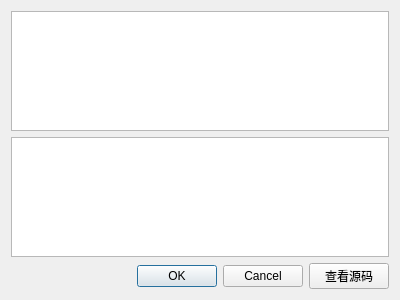
<?xml version="1.0" encoding="UTF-8"?>
<ui version="4.0">
 <class>HtmlView</class>
 <widget class="QDialog" name="HtmlView">
  <property name="geometry">
   <rect>
    <x>0</x>
    <y>0</y>
    <width>400</width>
    <height>300</height>
   </rect>
  </property>
  <property name="windowTitle">
   <string>HTML 查看器</string>
  </property>
  <layout class="QGridLayout" name="gridLayout">
   <item row="2" column="0">
    <widget class="QDialogButtonBox" name="buttonBox">
     <property name="orientation">
      <enum>Qt::Horizontal</enum>
     </property>
     <property name="standardButtons">
      <set>QDialogButtonBox::Cancel|QDialogButtonBox::Ok</set>
     </property>
    </widget>
   </item>
   <item row="2" column="1">
    <widget class="QPushButton" name="pushButton">
     <property name="text">
      <string>查看源码</string>
     </property>
    </widget>
   </item>
   <item row="0" column="0" colspan="2">
    <widget class="QTextBrowser" name="textBrowser">
     <property name="acceptDrops">
      <bool>false</bool>
     </property>
     <property name="styleSheet">
      <string notr="true"/>
     </property>
     <property name="acceptRichText">
      <bool>false</bool>
     </property>
    </widget>
   </item>
   <item row="1" column="0" colspan="2">
    <widget class="QTextEdit" name="textEdit">
     <property name="acceptDrops">
      <bool>false</bool>
     </property>
     <property name="readOnly">
      <bool>true</bool>
     </property>
    </widget>
   </item>
  </layout>
 </widget>
 <resources/>
 <connections>
  <connection>
   <sender>buttonBox</sender>
   <signal>accepted()</signal>
   <receiver>HtmlView</receiver>
   <slot>accept()</slot>
   <hints>
    <hint type="sourcelabel">
     <x>248</x>
     <y>254</y>
    </hint>
    <hint type="destinationlabel">
     <x>157</x>
     <y>274</y>
    </hint>
   </hints>
  </connection>
  <connection>
   <sender>buttonBox</sender>
   <signal>rejected()</signal>
   <receiver>HtmlView</receiver>
   <slot>reject()</slot>
   <hints>
    <hint type="sourcelabel">
     <x>316</x>
     <y>260</y>
    </hint>
    <hint type="destinationlabel">
     <x>286</x>
     <y>274</y>
    </hint>
   </hints>
  </connection>
 </connections>
</ui>
